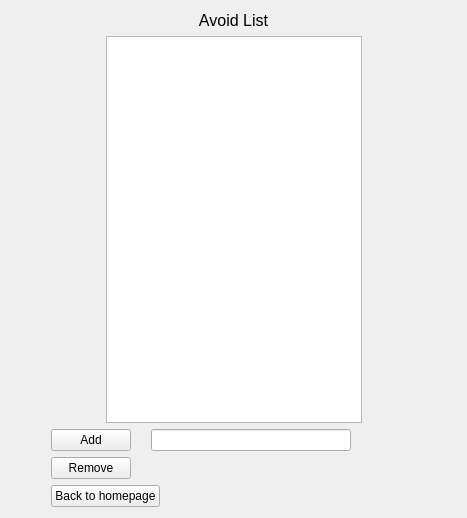
<?xml version="1.0" encoding="UTF-8"?>
<ui version="4.0">
 <class>Form</class>
 <widget class="QWidget" name="Form">
  <property name="geometry">
   <rect>
    <x>0</x>
    <y>0</y>
    <width>467</width>
    <height>518</height>
   </rect>
  </property>
  <property name="windowTitle">
   <string>Form</string>
  </property>
  <layout class="QVBoxLayout" name="verticalLayout">
   <item>
    <widget class="QLabel" name="label_3">
     <property name="maximumSize">
      <size>
       <width>16777215</width>
       <height>70</height>
      </size>
     </property>
     <property name="font">
      <font>
       <pointsize>12</pointsize>
      </font>
     </property>
     <property name="text">
      <string>Avoid List</string>
     </property>
     <property name="alignment">
      <set>Qt::AlignCenter</set>
     </property>
    </widget>
   </item>
   <item>
    <layout class="QHBoxLayout" name="horizontalLayout_4">
     <item>
      <spacer name="horizontalSpacer">
       <property name="orientation">
        <enum>Qt::Horizontal</enum>
       </property>
       <property name="sizeHint" stdset="0">
        <size>
         <width>40</width>
         <height>20</height>
        </size>
       </property>
      </spacer>
     </item>
     <item>
      <widget class="QListWidget" name="listWidget_avoidList"/>
     </item>
     <item>
      <spacer name="horizontalSpacer_2">
       <property name="orientation">
        <enum>Qt::Horizontal</enum>
       </property>
       <property name="sizeHint" stdset="0">
        <size>
         <width>40</width>
         <height>20</height>
        </size>
       </property>
      </spacer>
     </item>
    </layout>
   </item>
   <item>
    <layout class="QHBoxLayout" name="horizontalLayout_2">
     <item>
      <spacer name="horizontalSpacer_5">
       <property name="orientation">
        <enum>Qt::Horizontal</enum>
       </property>
       <property name="sizeType">
        <enum>QSizePolicy::Fixed</enum>
       </property>
       <property name="sizeHint" stdset="0">
        <size>
         <width>40</width>
         <height>20</height>
        </size>
       </property>
      </spacer>
     </item>
     <item>
      <layout class="QFormLayout" name="formLayout">
       <property name="horizontalSpacing">
        <number>20</number>
       </property>
       <item row="0" column="0">
        <widget class="QPushButton" name="pButton_add">
         <property name="text">
          <string>Add</string>
         </property>
        </widget>
       </item>
       <item row="0" column="1">
        <widget class="QLineEdit" name="lineEdit_add">
         <property name="minimumSize">
          <size>
           <width>200</width>
           <height>0</height>
          </size>
         </property>
         <property name="maximumSize">
          <size>
           <width>300</width>
           <height>16777215</height>
          </size>
         </property>
        </widget>
       </item>
      </layout>
     </item>
     <item>
      <spacer name="horizontalSpacer_6">
       <property name="orientation">
        <enum>Qt::Horizontal</enum>
       </property>
       <property name="sizeHint" stdset="0">
        <size>
         <width>40</width>
         <height>20</height>
        </size>
       </property>
      </spacer>
     </item>
    </layout>
   </item>
   <item>
    <layout class="QHBoxLayout" name="horizontalLayout_3">
     <item>
      <spacer name="horizontalSpacer_4">
       <property name="orientation">
        <enum>Qt::Horizontal</enum>
       </property>
       <property name="sizeType">
        <enum>QSizePolicy::Fixed</enum>
       </property>
       <property name="sizeHint" stdset="0">
        <size>
         <width>40</width>
         <height>20</height>
        </size>
       </property>
      </spacer>
     </item>
     <item>
      <widget class="QPushButton" name="pButton_remove">
       <property name="text">
        <string>Remove</string>
       </property>
      </widget>
     </item>
     <item>
      <spacer name="horizontalSpacer_3">
       <property name="orientation">
        <enum>Qt::Horizontal</enum>
       </property>
       <property name="sizeHint" stdset="0">
        <size>
         <width>40</width>
         <height>20</height>
        </size>
       </property>
      </spacer>
     </item>
    </layout>
   </item>
   <item>
    <layout class="QHBoxLayout" name="horizontalLayout">
     <item>
      <spacer name="horizontalSpacer_8">
       <property name="orientation">
        <enum>Qt::Horizontal</enum>
       </property>
       <property name="sizeType">
        <enum>QSizePolicy::Fixed</enum>
       </property>
       <property name="sizeHint" stdset="0">
        <size>
         <width>40</width>
         <height>20</height>
        </size>
       </property>
      </spacer>
     </item>
     <item>
      <widget class="QPushButton" name="pButton_homepage">
       <property name="text">
        <string>Back to homepage</string>
       </property>
      </widget>
     </item>
     <item>
      <spacer name="horizontalSpacer_7">
       <property name="orientation">
        <enum>Qt::Horizontal</enum>
       </property>
       <property name="sizeHint" stdset="0">
        <size>
         <width>40</width>
         <height>20</height>
        </size>
       </property>
      </spacer>
     </item>
    </layout>
   </item>
  </layout>
 </widget>
 <resources/>
 <connections/>
</ui>
